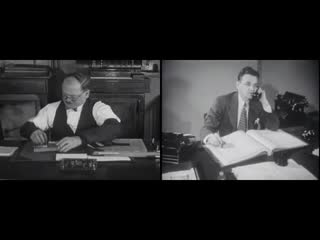
#> input picture paeleo/allways/allways-sonnet/056-symmetry/frames/e00.jpg, 320 x 240 px
$ python -i frank.py   (imports and definitions only)
#> lines starting #> are read from the running program, lines starting #| are printed output that depends on the picture
import sys, subprocess, functools, random
from PIL import Image, ImageDraw, ImageFont
W,H=1920,1080; FPS=30
F=['02-reiniger','06-whitney','07-foldes','08-sutherland','14-pose2pose','41-soft-body']
TAG={'02-reiniger':'02 REINIGER','06-whitney':'06 WHITNEY','07-foldes':'07 FOLDÈS','08-sutherland':'08 SUTHERLAND','14-pose2pose':'14 POSE2POSE','41-soft-body':'41 SOFT BODY'}
# sack-centred crop for the late story (sack near the tower's place)
SPEC={'02-reiniger':(0.55,0.5,0.8),'06-whitney':(0.5,0.47,1.0),'07-foldes':(0.66,0.52,0.62),'08-sutherland':(0.68,0.6,0.62),'14-pose2pose':(0.55,0.55,0.62),'41-soft-body':(0.64,0.6,0.62)}
mono=ImageFont.truetype('/home/claude/yt/fonts/JetBrainsMono.ttf',22)
THREAD=(236,222,190)
@functools.lru_cache(maxsize=64)
def raw(f,i): return Image.open(f'frames/{f}/{min(959,max(0,i)):04d}.jpg').convert('RGB')
# [8 lines left out: functions norm, sackcrop, not called in this run]
def full(f,i,tw,th):
    im=raw(f,i);s=min(tw/im.width,th/im.height);w,h=int(im.width*s),int(im.height*s)
    bg=Image.new('RGB',(tw,th),im.getpixel((2,2)));bg.paste(im.resize((w,h),Image.BILINEAR),((tw-w)//2,(th-h)//2));return bg
def _unused(f,i,tw,th):
    im=raw(f,i);s=max(tw/im.width,th/im.height);w,h=int(im.width*s),int(im.height*s)
    r=im.resize((w,h),Image.BILINEAR);x=(w-tw)//2;y=(h-th)//2;return r.crop((x,y,x+tw,y+th))
# [8 lines left out: function stitch, not called in this run]
def label(d,text,x,y):
    tw=d.textlength(text,font=mono); d.rectangle((x-8,y-6,x+tw+8,y+30),fill=(11,13,16)); d.text((x,y),text,font=mono,fill=(231,234,238))
# [20 lines left out: functions grid, strips, not called in this run]
def single(f,i):
    out=norm(f,i).copy(); label(ImageDraw.Draw(out),TAG[f],34,H-58); return out
# --- the edit: story time t -> which treatment ---
def cycle(t,start,period,seq):
    return seq[int((t-start)//period)%len(seq)]
def frame(i):
    t=i/FPS
    if t<1.0: return grid(i,False)
    if t<2.5: return single(cycle(t,1.0,0.25,[F[0],F[3],F[1],F[5],F[2],F[4]]),i)
    if t<4.0: return single(F[0],i)
    if t<4.5: return strips(i,[0,1,2,3,4,5])
    if t<6.5: return single(F[1],i)
    if t<9.0: return single(cycle(t,6.5,0.625,[F[2],F[3]]),i)
    if t<14.5: return single(cycle(t,9.0,0.8,[F[4],F[0],F[5],F[3],F[2],F[1]]),i)
    if t<18.0: return strips(i,[4,0,5],vertical=False,n=3)
    if t<18.4: return single(F[(i//2)%6],i)
    if t<21.0: return single(F[5],i)
    if t<23.5: return single(F[(i//3)%6],i)
    if t<24.5: return single(F[4],i)
    if t<28.5: return grid(i,True)
    if t<30.0: return single(cycle(t,28.5,0.5,[F[2],F[0],F[3]]),i)
    return grid(i,True)
# [9 lines not run here, left out]

>>> import cv2
>>> picture = cv2.imread('../../../allways/allways-sonnet/056-symmetry/frames/e00.jpg', cv2.IMREAD_GRAYSCALE)
#> picture: shape (240, 320); min 0, max 229, mean 44
>>> result = frame(picture)
#> in frame, `t=i/FPS`:
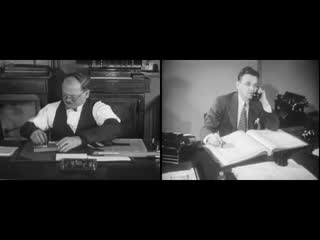
#> t: shape (240, 320) float64; min 0, max 7.63, mean 1.47; drawn with min black and max white
#> (the run stopped early here; a loop or call above may not have finished)
